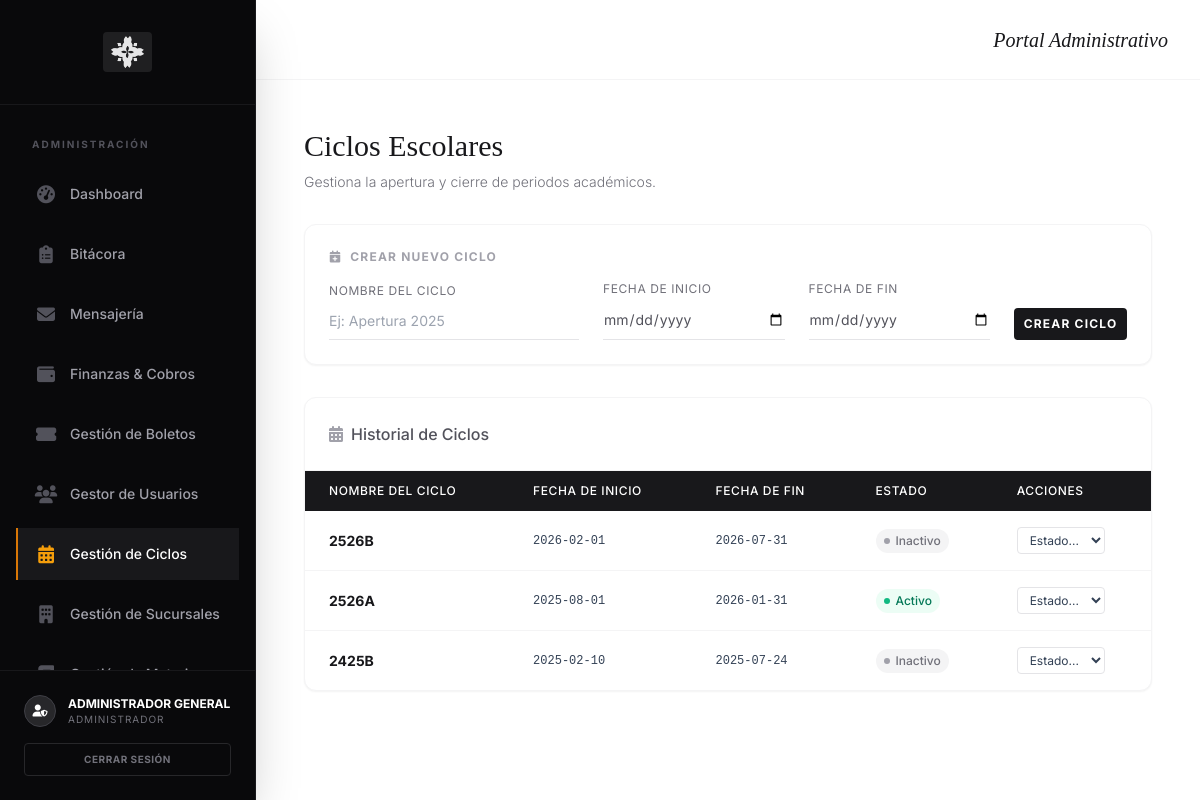
The page /front/admin/dashboard.php?page=ciclos (signed in) on the database its author committed.
### tables this page shows
CREATE TABLE `Ciclos_Escolares` (
  `id` int(11) NOT NULL,
  `nombre_ciclo` varchar(100) NOT NULL COMMENT 'Ej: Apertura 2025, Cierre 2025',
  `fecha_inicio` date NOT NULL,
  `fecha_fin` date NOT NULL,
  `estado` enum('activo','inactivo','cerrado') NOT NULL DEFAULT 'inactivo' COMMENT 'Activo: ciclo actual. Inactivo: futuro. Cerrado: pasado.'
);

### front/admin/body_ciclos.php (the view, shortened to what this page needs)
<?php
require '../../back/db_connect.php';
$sql_ciclos = "SELECT * FROM Ciclos_Escolares ORDER BY fecha_inicio DESC";
$result_ciclos = $conn->query($sql_ciclos);
?>
<div class="mb-8">
    <h3 class="font-serif text-3xl text-zinc-900 mb-2">Ciclos Escolares</h3>
    <p class="text-zinc-500 font-light text-sm">Gestiona la apertura y cierre de periodos académicos.</p>
</div>
<div class="bg-white rounded-xl shadow-sm border border-zinc-100 p-6 mb-8">
    <h6 class="text-xs font-bold uppercase tracking-widest text-zinc-400 mb-4"><i class="fas fa-calendar-plus mr-1"></i>
        Crear Nuevo Ciclo</h6>
    <form action="../../back/admin_actions_ciclos.php" method="POST">
        <div class="grid grid-cols-1 md:grid-cols-12 gap-6 items-end">
            <div class="md:col-span-4">
                <label for="nombre_ciclo" class="block text-xs uppercase tracking-wider text-zinc-500 mb-1">Nombre del
                    Ciclo</label>
                <input type="text"
                    class="w-full border-b border-zinc-200 py-2 text-sm focus:border-zinc-900 outline-none bg-transparent transition-colors"
                    id="nombre_ciclo" name="nombre_ciclo" placeholder="Ej: Apertura 2025" required>
            </div>
            <div class="md:col-span-3">
                <label for="fecha_inicio" class="block text-xs uppercase tracking-wider text-zinc-500 mb-1">Fecha de
                    Inicio</label>
                <input type="date"
                    class="w-full border-b border-zinc-200 py-2 text-sm focus:border-zinc-900 outline-none bg-transparent transition-colors text-zinc-600"
                    id="fecha_inicio" name="fecha_inicio" required>
            </div>
            <div class="md:col-span-3">
                <label for="fecha_fin" class="block text-xs uppercase tracking-wider text-zinc-500 mb-1">Fecha de
                    Fin</label>
                <input type="date"
                    class="w-full border-b border-zinc-200 py-2 text-sm focus:border-zinc-900 outline-none bg-transparent transition-colors text-zinc-600"
                    id="fecha_fin" name="fecha_fin" required>
            </div>
            <div class="md:col-span-2">
                <button type="submit"
                    class="w-full py-2 bg-zinc-900 text-white text-xs font-bold uppercase tracking-widest hover:bg-zinc-800 transition-colors rounded">
                    Crear Ciclo
                </button>
            </div>
        </div>
    </form>
</div>
<div class="bg-white rounded-xl shadow-sm border border-zinc-100 overflow-hidden">
    <div class="p-6 border-b border-zinc-100">
        <div class="text-zinc-600 font-medium flex items-center">
            <i class="fas fa-calendar-alt mr-2 text-zinc-400"></i> Historial de Ciclos
        </div>
    </div>
    <div class="overflow-x-auto">
        <table class="w-full text-left">
            <thead class="bg-zinc-900 text-white text-xs uppercase tracking-wider">
                <tr>
                    <th class="px-6 py-3 font-medium">Nombre del Ciclo</th>
                    <th class="px-6 py-3 font-medium">Fecha de Inicio</th>
                    <th class="px-6 py-3 font-medium">Fecha de Fin</th>
                    <th class="px-6 py-3 font-medium">Estado</th>
                    <th class="px-6 py-3 font-medium">Acciones</th>
                </tr>
            </thead>
            <tbody class="divide-y divide-zinc-100 text-sm text-slate-700">
                <?php while ($row = $result_ciclos->fetch_assoc()): ?>
                    <tr class="hover:bg-zinc-50 transition-colors">
                        <td class="px-6 py-4 font-bold text-zinc-900"><?php echo htmlspecialchars($row['nombre_ciclo']); ?>
                        </td>
                        <td class="px-6 py-4 font-mono text-xs"><?php echo $row['fecha_inicio']; ?></td>
                        <td class="px-6 py-4 font-mono text-xs"><?php echo $row['fecha_fin']; ?></td>
                        <td class="px-6 py-4">
                            <?php
                            $estado = htmlspecialchars($row['estado']);
                            $badge_color = 'bg-zinc-100 text-zinc-500';
                            $dot_color = 'bg-zinc-400';
                            if ($estado == 'activo') {
                                $badge_color = 'bg-emerald-50 text-emerald-700';
                                $dot_color = 'bg-emerald-500';
                            } elseif ($estado == 'cerrado') {
                                $badge_color = 'bg-rose-50 text-rose-700';
                                $dot_color = 'bg-rose-500';
                            }
                            ?>
                            <span
                                class="inline-flex items-center gap-1.5 px-2 py-1 rounded-full text-xs font-medium <?php echo $badge_color; ?>">
                                <span class="w-1.5 h-1.5 rounded-full <?php echo $dot_color; ?>"></span>
                                <?php echo ucfirst($estado); ?>
                            </span>
                        </td>
                        <td class="px-6 py-4">
                            <form action="../../back/admin_actions_ciclos.php" method="POST"
                                class="flex items-center gap-3">
                                <select name="nuevo_estado"
                                    class="text-xs border border-zinc-200 rounded px-2 py-1 focus:border-zinc-900 outline-none bg-white"
                                    onchange="this.form.submit()">
                                    <option value="">Estado...</option>
                                </select>
                            </form>
                        </td>
                    </tr>
                <?php endwhile; ?>
            </tbody>
        </table>
    </div>
</div>

### front/admin/dashboard.php (style rules this page uses)
body { font-family: 'Inter', sans-serif; }

### rows shown on the page
ciclos_escolares: nombre_ciclo "2526B", fecha_inicio "2026-02-01", fecha_fin "2026-07-31", estado "Inactivo"
ciclos_escolares: nombre_ciclo "2526A", fecha_inicio "2025-08-01", fecha_fin "2026-01-31", estado "Activo"
ciclos_escolares: nombre_ciclo "2425B", fecha_inicio "2025-02-10", fecha_fin "2025-07-24", estado "Inactivo"

### other values the page prints
$item['label'] "Dashboard"
$item['label'] "Bitácora"
$item['label'] "Mensajería"
$item['label'] "Finanzas & Cobros"
$item['label'] "Gestión de Boletos"
$item['label'] "Gestor de Usuarios"
$item['label'] "Gestión de Ciclos"
$item['label'] "Gestión de Sucursales"
$_SESSION['user_name'] "ADMINISTRADOR GENERAL"
